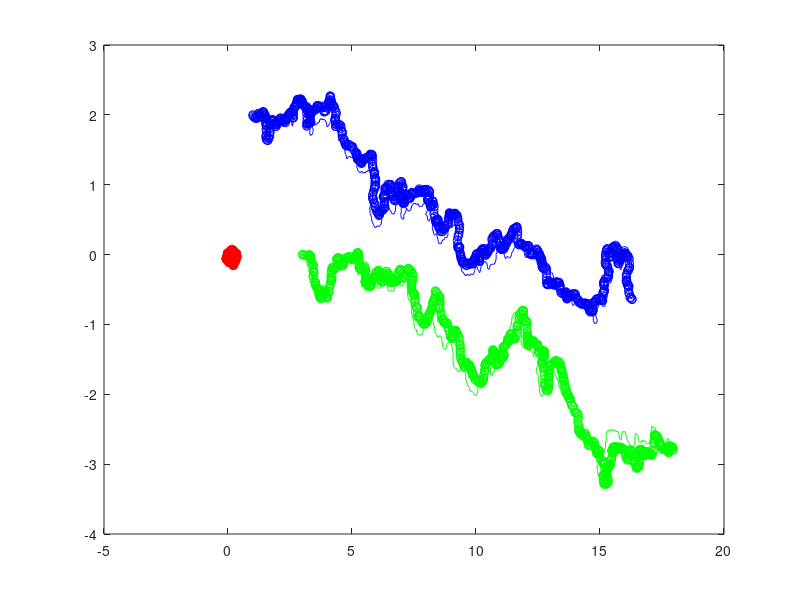
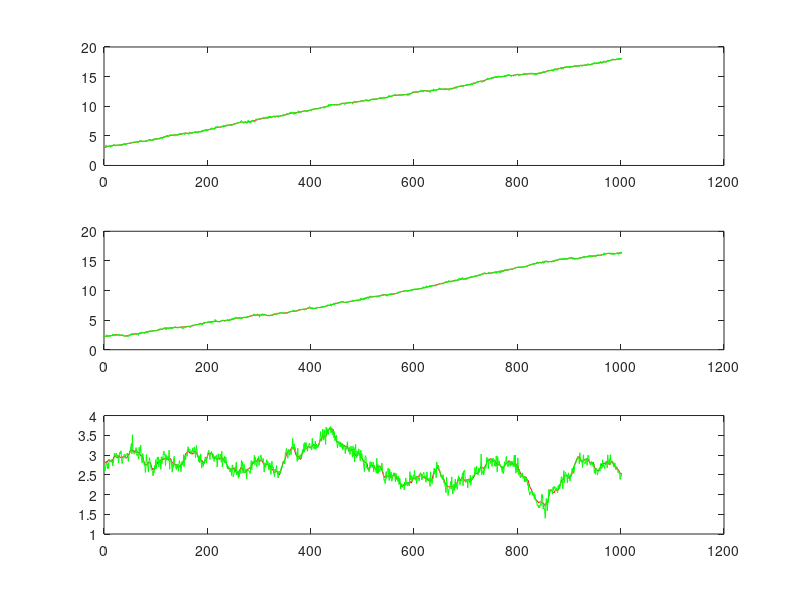
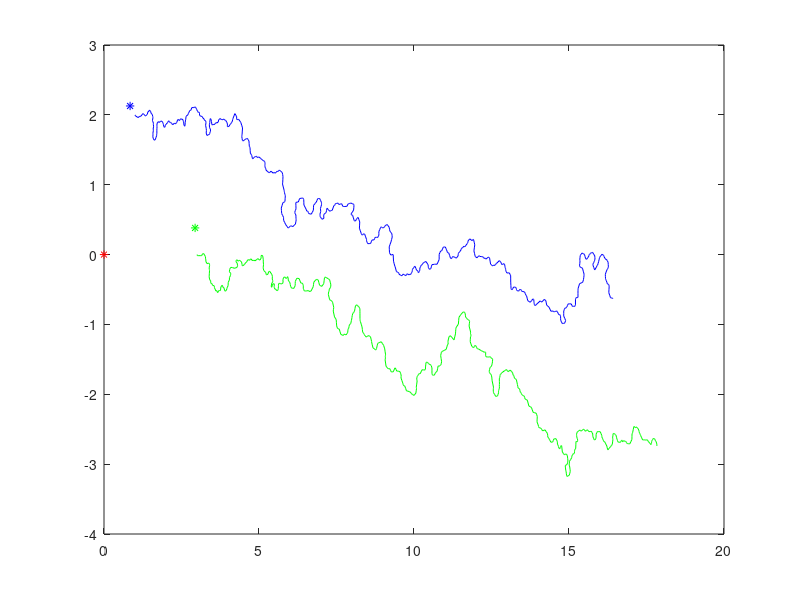
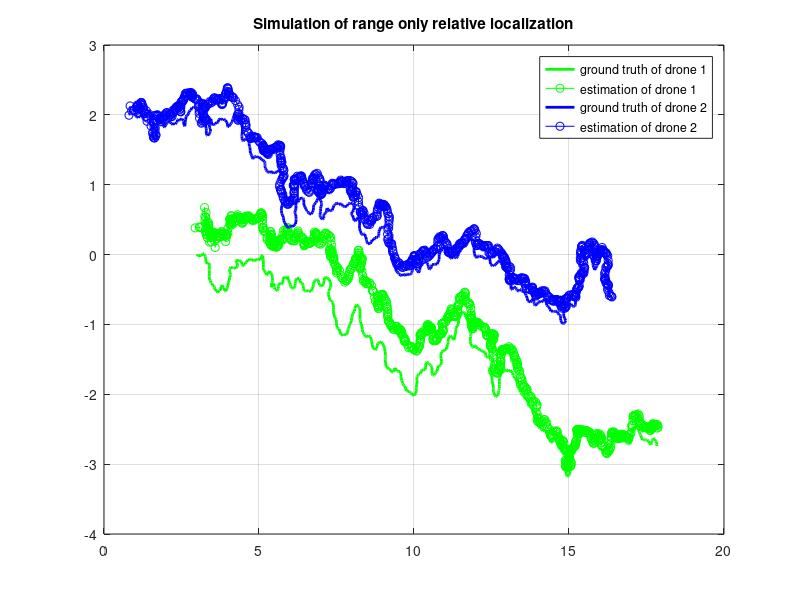

MATLAB code to generate these figures, in order:
function simulate_range_only_localization
close all;
%% simulation parameters
numRob = 3;%the number of robots involved in this simulation
stdMotion = 0.01;% covariance for motion data and range data
stdRange = 0.1;
dim = 2;% 2D space
sampleTime = 0.01;% 1s
freq = 100;%100 hz
totalTime = 10;
t = 1/freq;
%% firstly, generate simulated data
lastSampleTime = -1.1;
initTime = 0;
currTime = initTime;
psi = zeros(numRob,1);%% heading
vel = zeros(numRob,1);%% velocity

p1 = [0 0 0];
p2 = [3 0 -pi/2];
p3 = [1 2 pi/2];

pos{1} = p1;
pos{2} = p2;
pos{3} = p3;

k = 1;

%% range computation
ranges{1} = [0 norm(p2(1:2)-p1(1:2)) norm(p3(1:2)-p1(1:2))];
ranges{2} = [norm(p1(1:2)-p2(1:2)) 0 norm(p3(1:2)-p2(1:2))];
ranges{3} = [norm(p1(1:2)-p3(1:2)) norm(p2(1:2)-p3(1:2)) 0];

while currTime < totalTime
    currTime = currTime + t;
    if (currTime - lastSampleTime) >= sampleTime
        lastSampleTime = currTime;
        %% random sample vel and heading
        psinew = -pi + 2*pi.*rand(3,1);
        delpsi = psinew - psi;
        id = abs(delpsi) < pi/4;
        psi(id) = psinew(id);
        psi(~id) = psi(~id) + pi/4.*sign(delpsi(~id));
        vel = 5.*rand(3,1);
    end
    
    %% sample new pos
    for j = 1:numRob
        p = [pos{j}(end,1) + t.*vel(j) * cos(psi(j)) ...
             pos{j}(end,2) + t.*vel(j) * sin(psi(j)) ...
             psi(j)];
        if j == 1
            p = [0 0 0];
        end
        pos{j}(k+1,:) = p;
    end
    
    %% sample new range
    for j = 1:numRob
        ranges_i = zeros(1,numRob);
        pj = pos{j}(k+1,1:2);
        for i = 1:numRob
            pii = pos{i}(k+1,1:2);
            d = norm(pii-pj);
            ranges_i(1,i) = d;
        end
        ranges{j}(k+1,:) = ranges_i;
    end
    k = k+1;
end

%% motion data
stdvar = stdMotion;
motions{1} = pos{1}(2:end,1:2) - pos{1}(1:end-1,1:2) + stdvar.*randn(size(pos{1},1)-1,2);
motions{2} = pos{2}(2:end,1:2) - pos{2}(1:end-1,1:2) + stdvar.*randn(size(pos{1},1)-1,2);
motions{3} = pos{3}(2:end,1:2) - pos{3}(1:end-1,1:2) + stdvar.*randn(size(pos{1},1)-1,2);

rangesn = ranges;
stdvar = stdRange;
rangesn{1}(:,2) = rangesn{1}(:,2) + stdvar.*randn(size(rangesn{1},1),1);
rangesn{1}(:,3) = rangesn{1}(:,3) + stdvar.*randn(size(rangesn{1},1),1);
rangesn{2}(:,3) = rangesn{2}(:,3) + stdvar.*randn(size(rangesn{1},1),1);

rangesn{2}(:,1) = rangesn{1}(:,2);
rangesn{3}(:,1) = rangesn{1}(:,3);
rangesn{3}(:,2) = rangesn{2}(:,3);

posr{1} = p1;
posr{2} = p2;
posr{3} = p3; 

for k = 1:1:size(motions{1},1)
    for j = 1:1:3
        posr{j}(k+1,1:2) = sum(motions{j}(1:k,:),1) + posr{j}(1,1:2);
    end
end

figure
plot(pos{1}(:,1),pos{1}(:,2),'r-');hold on;
plot(posr{1}(:,1),posr{1}(:,2),'r-o');hold on;
plot(pos{2}(:,1),pos{2}(:,2),'g-');hold on;
plot(posr{2}(:,1),posr{2}(:,2),'g-o');hold on;
plot(pos{3}(:,1),pos{3}(:,2),'b-');hold on;
plot(posr{3}(:,1),posr{3}(:,2),'b-o');hold on;

figure
subplot(3,1,1);
plot(ranges{1}(:,2),'r-');hold on;
plot(rangesn{2}(:,1),'g-');hold on;
subplot(3,1,2);
plot(ranges{1}(:,3),'r-');hold on;
plot(rangesn{3}(:,1),'g-');hold on;
subplot(3,1,3);
plot(ranges{2}(:,3),'r-');hold on;
plot(rangesn{3}(:,2),'g-');hold on;

%% relative positioning development
posrNTU{1} = p1;
posrNTU{2} = [0 0 0];
posrNTU{3} = [0 0 0];

kk = 1;
k = 1;
tralaterationNum = 100;

doDLT = 0;
doFineOpt = 0;
while k < size(rangesn{1},1)
    %% collect data
    ide = k + tralaterationNum;
    if ide > size(rangesn{1},1)
        ide = size(rangesn{1},1);
        tralaterationNum = ide - k;
    end
    
    if doDLT == 0
        doDLT = 1;
        doFineOpt = 1;
        %% compute 2
        d0 = rangesn{1}(k,2);
        cummOdom2 = zeros(tralaterationNum,2);
        for j = 1:1:tralaterationNum
            cummOdom2(j,:) = sum(motions{2}(k:(k+j-1),:),1);
        end
    
        b = rangesn{1}(k+1:ide,2).^2 - repmat(d0,ide-k, 1).^2 - cummOdom2(:,1).^2 - cummOdom2(:,2).^2;
        A = 2.*[cummOdom2(:,1) cummOdom2(:,2)];
        xx2 = inv(A'*A)*A'*b;
    
        %% compute 3
        d0 = rangesn{1}(k,3);
        cummOdom3 = zeros(tralaterationNum,2);
        for j = 1:1:tralaterationNum
            cummOdom3(j,:) = sum(motions{3}(k:(k+j-1),:),1);
        end
    
        b = rangesn{1}(k+1:ide,3).^2 - repmat(d0,ide-k, 1).^2 - cummOdom3(:,1).^2 - cummOdom3(:,2).^2;
        A = 2.*[cummOdom3(:,1) cummOdom3(:,2)];
        xx3 = inv(A'*A)*A'*b;
    else
        doFineOpt = 0;
        xx2 = posrNTU{2}(end,1:2) + motions{2}(k,:);xx2 = xx2';
        xx3 = posrNTU{3}(end,1:2) + motions{3}(k,:);xx3 = xx3';
        cummOdom2 = zeros(tralaterationNum,2);
        for j = 1:1:tralaterationNum
            cummOdom2(j,:) = sum(motions{2}(k:(k+j-1),:),1);
        end
        cummOdom3 = zeros(tralaterationNum,2);
        for j = 1:1:tralaterationNum
            cummOdom3(j,:) = sum(motions{3}(k:(k+j-1),:),1);
        end
    end
        
    %% nonlinear optimization
    sols = [xx2;xx3];
%     cummOdom = zeros(tralaterationNum,2);
%     for j = 1:1:tralaterationNum
%         cummOdom(j,:) = sum(motions{2}(k:(k+j-1),:),1);
%     end
    motionsopt{1} = cummOdom2;
%     cummOdom = zeros(tralaterationNum,2);
%     for j = 1:1:tralaterationNum
%         cummOdom(j,:) = sum(motions{3}(k:(k+j-1),:),1);
%     end
    motionsopt{2} = cummOdom3;
    
    rangesopt = [rangesn{1}(k:ide,2);rangesn{1}(k:ide,3);rangesn{2}(k:ide,3)];
    if doFineOpt == 1
        sols = nonlinOpt(sols, motionsopt, rangesopt, tralaterationNum, 1e-10, 1e-10, 1000);
    else
        sols = nonlinOpt(sols, motionsopt, rangesopt, tralaterationNum, 1e-2, 1e-2, 100);
    end
    xx2 = sols(1:2);
    xx3 = sols(3:4);
    posrNTU{1}(kk+1,:) = [0 0 0];
    posrNTU{2}(kk+1,:) = [xx2' 0];
    posrNTU{3}(kk+1,:) = [xx3' 0];
%     for ii = 1:1:tralaterationNum
%         posrNTU{1}(kk+1,:) = [0 0 0];
%         p = xx2' + cummOdom2(ii,1:2);
%         posrNTU{2}(kk+1,:) = [p 0];
%         p = xx3' + cummOdom3(ii,1:2);
%         posrNTU{3}(kk+1,:) = [p 0];
%         kk = kk + 1;
%     end
    
    k = k + tralaterationNum;
    kk = kk + 1;
    break;
end

figure
plot(pos{1}(:,1),pos{1}(:,2),'r-');hold on;
% plot(posrNTU{1}(1,1),posrNTU{1}(1,2),'r+');
hold on;plot(posrNTU{1}(2,1),posrNTU{1}(2,2),'r*');hold on;

plot(pos{2}(:,1),pos{2}(:,2),'g-');hold on;
% plot(posrNTU{2}(1,1),posrNTU{2}(1,2),'g+');
hold on;plot(posrNTU{2}(2,1),posrNTU{2}(2,2),'g*');hold on;

plot(pos{3}(:,1),pos{3}(:,2),'b-');hold on;
% plot(posrNTU{3}(1,1),posrNTU{3}(1,2),'b+');
hold on;plot(posrNTU{3}(2,1),posrNTU{3}(2,2),'b*');hold on;

%% now, we have the initialized position, we do EKF
kk = size(posrNTU{2},1);
k = 1;
covP = eye(2,2);
covR = stdRange*stdRange;
covQ = stdMotion * stdMotion * eye(2);
    while k < size(rangesn{1},1)
        pr = posrNTU{2}(kk+k-1,1:2);
        %% prediction
        pp = pr + motions{2}(k,:);pp = pp';
        covP = covP + covQ;
        %% update
        z = rangesn{1}(k,2);
        C = [1/norm(pp)*pp(1) 1/norm(pp)*pp(2)];
        K = covP*C'*inv(C*covP*C'+covR);
        pc = pp + K * (z - norm(pp));
        posrNTU{2}(kk+k,1:2) = pc';
        covP = (eye(2) - K*C)*covP;
        k = k + 1;
    end

kk = size(posrNTU{3},1);
k = 1;
covP = 0.1*eye(2,2);
covR = stdRange*stdRange;
covQ = stdMotion * stdMotion * eye(2);
while k < size(rangesn{1},1)
    pr = posrNTU{3}(kk+k-1,1:2);
    %% prediction
    pp = pr + motions{3}(k,:);pp = pp';
    covP = covP + covQ;
    %% update
    z = rangesn{1}(k,3);
    C = [1/norm(pp)*pp(1) 1/norm(pp)*pp(2)];
    K = covP*C'*inv(C*covP*C'+covR);
    pc = pp + K * (z - norm(pp));
    posrNTU{3}(kk+k,1:2) = pc';
    covP = (eye(2) - K*C)*covP;
    k = k + 1;
end

figure
plot(pos{2}(:,1),pos{2}(:,2),'g-','LineWidth',2);hold on;
hold on;plot(posrNTU{2}(2:end,1),posrNTU{2}(2:end,2),'g-o');hold on;
plot(pos{3}(:,1),pos{3}(:,2),'b-','LineWidth',2);hold on;
hold on;plot(posrNTU{3}(2:end,1),posrNTU{3}(2:end,2),'b-o');hold on;
legend('ground truth of drone 1','estimation of drone 1', 'ground truth of drone 2','estimation of drone 2');
grid on;
title('Simulation of range only relative localization');
end

function [sols] = nonlinOpt(sols, motions, ranges, motionCnt, epsilon1, epsilon2, cnt)
    k = 0; v = 2; x = sols;
    J = calcJacobian(x, motions, motionCnt, ranges);
    f = evaluationf(x, motions, ranges, motionCnt);
    A = J'*J; g = J'*f;
    
    if (max(g)<=epsilon1) return; end
    
    miu = 1e-6 * max(diag(A));
    
    iter = 1;
    
    while iter < cnt
        cost = f'*f;
        disp(strcat('iter:',num2str(iter),'; cost:',num2str(cost)));
        iter = iter + 1;
        hlm = (A+miu*eye(size(A,1)))\(-g);
        if norm(hlm) <= epsilon2*(norm(x)+epsilon2) break; end
        xnew = x + hlm;
        fnew = evaluationf(xnew, motions, ranges, motionCnt);
        rho = (f'*f - fnew'*fnew) * 2 / (hlm'*(miu.*hlm-g));
        if rho > 0
            x = xnew;
            J = calcJacobian(x, motions, motionCnt, ranges);
            f = evaluationf(x, motions, ranges, motionCnt);
            A = J'*J; g = J'*f;
            if (max(g)<=epsilon1) break; end
            miu = miu * max(1/3,1-(2*rho-1)^3); v = 2;
        else
            miu = miu * v; v = v * 2;
        end
    end
    
    sols = x;
end

function  J = calcJacobian(sols, motions, motionCnt, ranges)
    n1 = numel(sols)/2;
    J = zeros(numel(ranges),numel(sols));
    
    %% compute all frame positions
    for i = 1:1:n1
        p0 = sols(i*2-1:i*2)';
        pm = repmat(p0,motionCnt,1) + motions{i}(:,1:2);
        pos{i} = [p0;pm];
    end
    
    %% i to 0
    k = 1;
    for i = 1:1:n1
        p = pos{i}(:,1:2);
        rp = vecnorm(p,2,2);
        for j = 1:1:numel(rp)
            J(k,i*2-1) = -1/rp(j)*p(j,1);
            J(k,i*2) = -1/rp(j)*p(j,2);
            k = k + 1;
        end
    end
    %% i to j
    for i = 1:1:n1
        p1 = pos{i}(:,1:2);
        for j = i+1:1:n1
            p2 = pos{j}(:,1:2);
            pd = p1 - p2;
            rpd = vecnorm(pd,2,2);
            for l = 1:1:numel(rpd)
                J(k,i*2-1) = -1/rpd(l)*pd(l,1);
                J(k,i*2) = -1/rpd(l)*pd(l,2);
                
                J(k,j*2-1) = 1/rpd(l)*pd(l,1);
                J(k,j*2) = 1/rpd(l)*pd(l,2);
                
                k = k + 1;
            end
        end
    end
end

function feval = evaluationf(sols, motions, ranges, motionCnt)
    n1 = numel(sols)/2;
    feval = [];
    
    %% compute all frame positions
    for i = 1:1:n1
        p0 = sols(i*2-1:i*2)';
        pm = repmat(p0,motionCnt,1) + motions{i}(:,1:2);
        pos{i} = [p0;pm];
    end
        
    k = 1;
    %% i to 0
    for i = 1:1:n1
        p = pos{i}(:,1:2);
        rp = vecnorm(p,2, 2);
        ff = ranges(k:k+numel(rp)-1) - rp;
        feval = [feval;ff];
        k = k + numel(rp);
    end
    %% i to j
    for i = 1:1:n1
        p1 = pos{i}(:,1:2);
        for j = i+1:1:n1
            p2 = pos{j}(:,1:2);
            pd = p1 - p2;
            rpd = vecnorm(pd,2, 2);
            ff = ranges(k:k+numel(rpd)-1) - rpd;
            feval = [feval;ff];
            k = k + numel(rpd);
        end
    end
end


